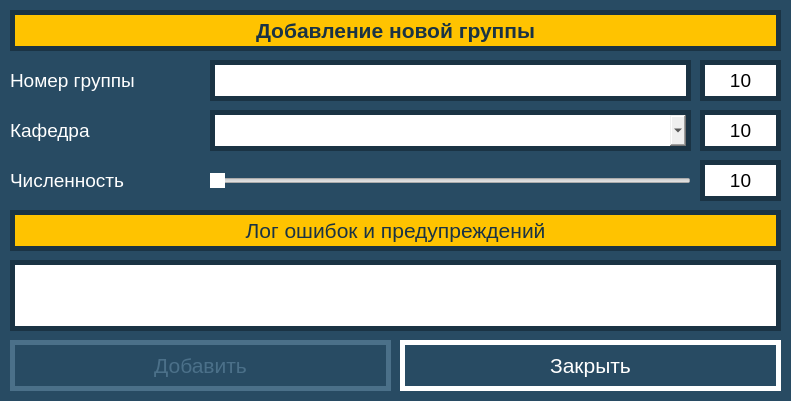
<?xml version="1.0" encoding="UTF-8"?>
<ui version="4.0">
 <class>GroupInsertForm</class>
 <widget class="QWidget" name="GroupInsertForm">
  <property name="geometry">
   <rect>
    <x>0</x>
    <y>0</y>
    <width>791</width>
    <height>401</height>
   </rect>
  </property>
  <property name="minimumSize">
   <size>
    <width>791</width>
    <height>401</height>
   </size>
  </property>
  <property name="maximumSize">
   <size>
    <width>791</width>
    <height>401</height>
   </size>
  </property>
  <property name="windowTitle">
   <string>Группа, добавление</string>
  </property>
  <property name="styleSheet">
   <string notr="true">QWidget#GroupInsertForm {

	background-color: #284B63;
}</string>
  </property>
  <widget class="QLabel" name="headText">
   <property name="geometry">
    <rect>
     <x>10</x>
     <y>10</y>
     <width>771</width>
     <height>41</height>
    </rect>
   </property>
   <property name="font">
    <font>
     <pointsize>16</pointsize>
     <weight>75</weight>
     <bold>true</bold>
    </font>
   </property>
   <property name="styleSheet">
    <string notr="true">QLabel#headText {

	background-color: #FFC300;
	color: #1A3344;
	border: 5px solid #1A3344;
}</string>
   </property>
   <property name="text">
    <string>Добавление новой группы</string>
   </property>
   <property name="alignment">
    <set>Qt::AlignCenter</set>
   </property>
  </widget>
  <widget class="QLineEdit" name="groupNumberLine">
   <property name="enabled">
    <bool>true</bool>
   </property>
   <property name="geometry">
    <rect>
     <x>210</x>
     <y>60</y>
     <width>481</width>
     <height>41</height>
    </rect>
   </property>
   <property name="font">
    <font>
     <pointsize>14</pointsize>
    </font>
   </property>
   <property name="styleSheet">
    <string notr="true">QLineEdit#groupNumberLine {

	border: 5px solid #1A3344;
}</string>
   </property>
   <property name="text">
    <string/>
   </property>
   <property name="alignment">
    <set>Qt::AlignCenter</set>
   </property>
  </widget>
  <widget class="QLabel" name="text1">
   <property name="geometry">
    <rect>
     <x>10</x>
     <y>60</y>
     <width>191</width>
     <height>41</height>
    </rect>
   </property>
   <property name="font">
    <font>
     <pointsize>14</pointsize>
    </font>
   </property>
   <property name="styleSheet">
    <string notr="true">QLabel#text1 {

	background-color: #284B63;
	color: #FFFFFF;
}</string>
   </property>
   <property name="text">
    <string>Номер группы</string>
   </property>
  </widget>
  <widget class="QLabel" name="text2">
   <property name="geometry">
    <rect>
     <x>10</x>
     <y>110</y>
     <width>191</width>
     <height>41</height>
    </rect>
   </property>
   <property name="font">
    <font>
     <pointsize>14</pointsize>
    </font>
   </property>
   <property name="styleSheet">
    <string notr="true">QLabel#text2 {

	background-color: #284B63;
	color: #FFFFFF;
}</string>
   </property>
   <property name="text">
    <string>Кафедра</string>
   </property>
  </widget>
  <widget class="QComboBox" name="departmentBox">
   <property name="geometry">
    <rect>
     <x>210</x>
     <y>110</y>
     <width>481</width>
     <height>41</height>
    </rect>
   </property>
   <property name="font">
    <font>
     <pointsize>14</pointsize>
    </font>
   </property>
   <property name="styleSheet">
    <string notr="true">QComboBox#departmentBox {

	border: 5px solid #1A3344;
}</string>
   </property>
  </widget>
  <widget class="QLabel" name="departmentIDLabel">
   <property name="geometry">
    <rect>
     <x>700</x>
     <y>110</y>
     <width>81</width>
     <height>41</height>
    </rect>
   </property>
   <property name="font">
    <font>
     <pointsize>14</pointsize>
    </font>
   </property>
   <property name="styleSheet">
    <string notr="true">QLabel#departmentIDLabel {

	background-color: #FFFFFF;
	border: 5px solid #1A3344;
}</string>
   </property>
   <property name="text">
    <string>10</string>
   </property>
   <property name="alignment">
    <set>Qt::AlignCenter</set>
   </property>
  </widget>
  <widget class="QLabel" name="text3">
   <property name="geometry">
    <rect>
     <x>10</x>
     <y>160</y>
     <width>191</width>
     <height>41</height>
    </rect>
   </property>
   <property name="font">
    <font>
     <pointsize>14</pointsize>
    </font>
   </property>
   <property name="styleSheet">
    <string notr="true">QLabel#text3 {

	background-color: #284B63;
	color: #FFFFFF;
}</string>
   </property>
   <property name="text">
    <string>Численность</string>
   </property>
  </widget>
  <widget class="QSlider" name="countSlider">
   <property name="geometry">
    <rect>
     <x>210</x>
     <y>160</y>
     <width>481</width>
     <height>41</height>
    </rect>
   </property>
   <property name="styleSheet">
    <string notr="true">QSlider#countSlider::handle:horizontal {
background: #FFFFFF;
}

QSlider#countSlider::handle:horizontal:hover {
background: #FFC300;
}

QSlider#countSlider::handle:horizontal:pressed {
background: #3976A0;
}</string>
   </property>
   <property name="orientation">
    <enum>Qt::Horizontal</enum>
   </property>
  </widget>
  <widget class="QLabel" name="countLabel">
   <property name="geometry">
    <rect>
     <x>700</x>
     <y>160</y>
     <width>81</width>
     <height>41</height>
    </rect>
   </property>
   <property name="font">
    <font>
     <pointsize>14</pointsize>
    </font>
   </property>
   <property name="styleSheet">
    <string notr="true">QLabel#countLabel {

	background-color: #FFFFFF;
	border: 5px solid #1A3344;
}</string>
   </property>
   <property name="text">
    <string>10</string>
   </property>
   <property name="alignment">
    <set>Qt::AlignCenter</set>
   </property>
  </widget>
  <widget class="QPushButton" name="exitButton">
   <property name="geometry">
    <rect>
     <x>400</x>
     <y>340</y>
     <width>381</width>
     <height>51</height>
    </rect>
   </property>
   <property name="font">
    <font>
     <pointsize>16</pointsize>
    </font>
   </property>
   <property name="styleSheet">
    <string notr="true">QPushButton#exitButton {

	background-color: #284B63;
	color: #FFFFFF;
	border: 5px solid #FFFFFF;
}
QPushButton#exitButton:hover {

	background-color: #FFFFFF;
	color: #1A3344;
	border: 5px solid #1A3344;
}
QPushButton#exitButton:pressed {

	background-color: #DB1921;
	color: #FFFFFF;
	border: 5px solid #1A3344;
}
QPushButton#exitButton:disabled {

	background-color: #284B63;
	color: #4B7089;
	border: 5px solid #4B7089;
}</string>
   </property>
   <property name="text">
    <string>Закрыть</string>
   </property>
  </widget>
  <widget class="QPushButton" name="addingButton">
   <property name="enabled">
    <bool>false</bool>
   </property>
   <property name="geometry">
    <rect>
     <x>10</x>
     <y>340</y>
     <width>381</width>
     <height>51</height>
    </rect>
   </property>
   <property name="font">
    <font>
     <pointsize>16</pointsize>
    </font>
   </property>
   <property name="styleSheet">
    <string notr="true">QPushButton#addingButton {

	background-color: #284B63;
	color: #FFFFFF;
	border: 5px solid #FFFFFF;
}
QPushButton#addingButton:hover {

	background-color: #FFFFFF;
	color: #1A3344;
	border: 5px solid #1A3344;
}
QPushButton#addingButton:pressed {

	background-color: #DB1921;
	color: #FFFFFF;
	border: 5px solid #1A3344;
}
QPushButton#addingButton:disabled {

	background-color: #284B63;
	color: #4B7089;
	border: 5px solid #4B7089;
}</string>
   </property>
   <property name="text">
    <string>Добавить</string>
   </property>
  </widget>
  <widget class="QTextEdit" name="logText">
   <property name="geometry">
    <rect>
     <x>10</x>
     <y>260</y>
     <width>771</width>
     <height>71</height>
    </rect>
   </property>
   <property name="font">
    <font>
     <pointsize>10</pointsize>
    </font>
   </property>
   <property name="styleSheet">
    <string notr="true">QTextEdit#logText {

	border: 5px solid #1A3344;
}</string>
   </property>
  </widget>
  <widget class="QLabel" name="logHead">
   <property name="geometry">
    <rect>
     <x>10</x>
     <y>210</y>
     <width>771</width>
     <height>41</height>
    </rect>
   </property>
   <property name="font">
    <font>
     <pointsize>16</pointsize>
     <weight>50</weight>
     <bold>false</bold>
    </font>
   </property>
   <property name="styleSheet">
    <string notr="true">QLabel#logHead {

	background-color: #FFC300;
	color: #1A3344;
	border: 5px solid #1A3344;
}</string>
   </property>
   <property name="text">
    <string>Лог ошибок и предупреждений</string>
   </property>
   <property name="alignment">
    <set>Qt::AlignCenter</set>
   </property>
  </widget>
  <widget class="QLabel" name="shortNameLabel">
   <property name="geometry">
    <rect>
     <x>700</x>
     <y>60</y>
     <width>81</width>
     <height>41</height>
    </rect>
   </property>
   <property name="font">
    <font>
     <pointsize>14</pointsize>
    </font>
   </property>
   <property name="styleSheet">
    <string notr="true">QLabel#shortNameLabel {

	background-color: #FFFFFF;
	border: 5px solid #1A3344;
}</string>
   </property>
   <property name="text">
    <string>10</string>
   </property>
   <property name="alignment">
    <set>Qt::AlignCenter</set>
   </property>
  </widget>
 </widget>
 <resources/>
 <connections/>
</ui>
